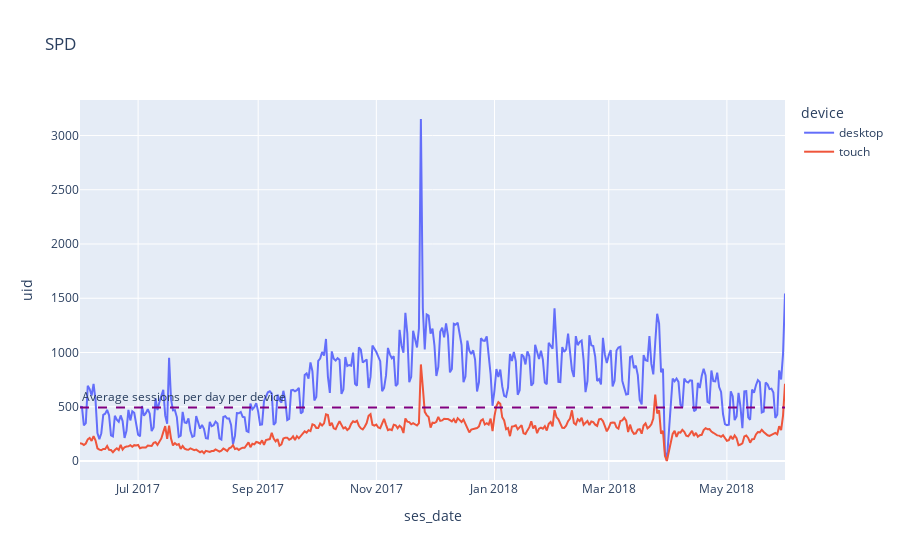

Notebook cell for this chart:
### Code cell
#Visualising the data 

dev_ses_fig = px.line(device_ses_per_day, x= 'ses_date', y = 'uid',color = 'device', title = 'SPD')
dev_ses_fig.add_hline(
                  y = device_ses_per_day['uid'].mean(),
          line_dash = "dash",
         line_color = "purple",
    annotation_text = "Average sessions per day per device",
annotation_position = "top left")
dev_ses_fig.show()

### Figure 1 — Plotly figure (JSON) as saved in the notebook; plotly's stock layout.template omitted (floating-point values rounded to 4 significant figures; data arrays with more than 128 entries replaced by an {"elided": "..."} marker saying what was removed)
{"data": [{"hovertemplate": "device=desktop<br>ses_date=%{x}<br>uid=%{y}<extra></extra>", "legendgroup": "desktop", "line": {"color": "#636efa", "dash": "solid"}, "marker": {"symbol": "circle"}, "mode": "lines", "name": "desktop", "orientation": "v", "showlegend": true, "type": "scatter", "x": {"elided": "364 str values"}, "xaxis": "x", "y": {"elided": "364 int values"}, "yaxis": "y"}, {"hovertemplate": "device=touch<br>ses_date=%{x}<br>uid=%{y}<extra></extra>", "legendgroup": "touch", "line": {"color": "#EF553B", "dash": "solid"}, "marker": {"symbol": "circle"}, "mode": "lines", "name": "touch", "orientation": "v", "showlegend": true, "type": "scatter", "x": {"elided": "364 str values"}, "xaxis": "x", "y": {"elided": "364 int values"}, "yaxis": "y"}], "layout": {"annotations": [{"showarrow": false, "text": "Average sessions per day per device", "x": 0, "xanchor": "left", "xref": "x domain", "y": 493.7, "yanchor": "bottom", "yref": "y"}], "legend": {"title": {"text": "device"}, "tracegroupgap": 0}, "shapes": [{"line": {"color": "purple", "dash": "dash"}, "type": "line", "x0": 0, "x1": 1, "xref": "x domain", "y0": 493.7, "y1": 493.7, "yref": "y"}], "title": {"text": "SPD"}, "xaxis": {"anchor": "y", "domain": [0, 1], "title": {"text": "ses_date"}}, "yaxis": {"anchor": "x", "domain": [0, 1], "title": {"text": "uid"}}}}
